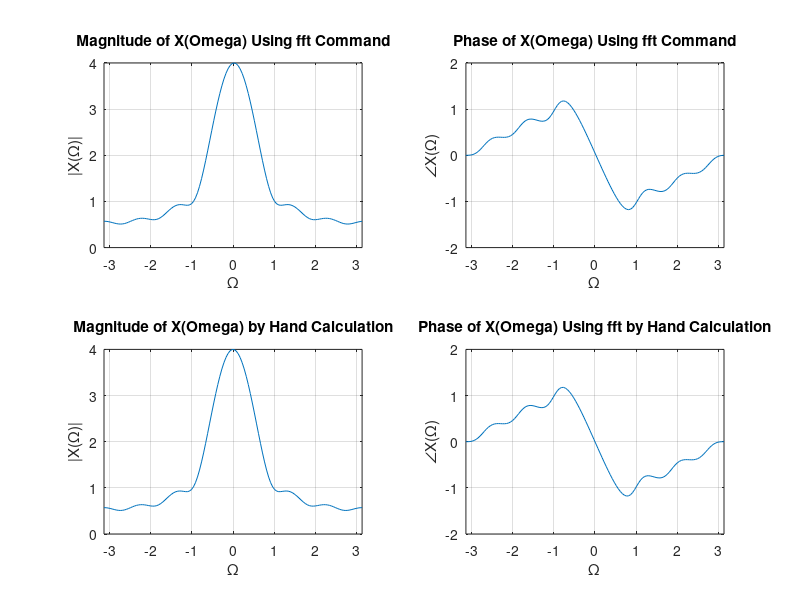
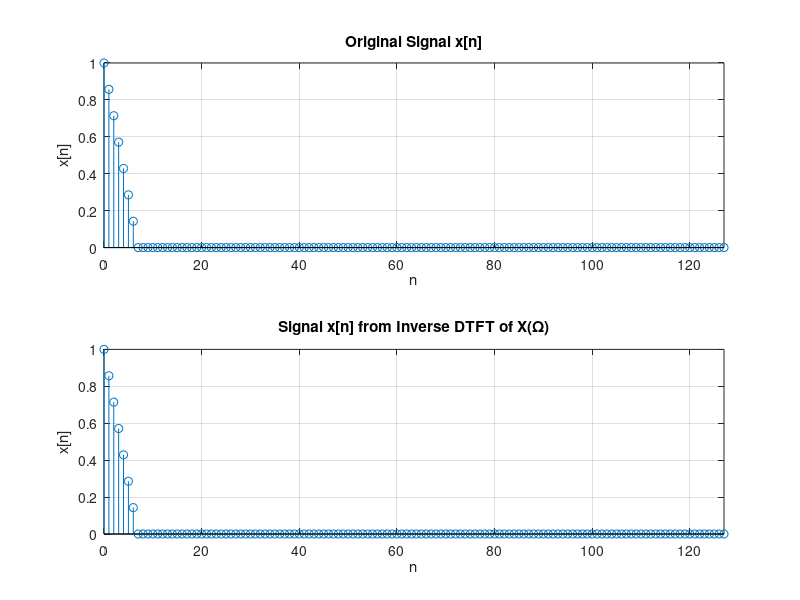

Source code (MATLAB) for these figures, in order:
% A. Discrete-Time Fourier Transform (DTFT)

% A.1

n = 0:127;
u = @(n) (n >= 0) * 1.0 .* (mod(n,1)==0);
% Signal x[n]
x = @(n) (1-n/7).*(u(n)-u(n-7));
% Compute DTFT of x[n] using fft command
X = fft(x(n));
% Center the zero frequency component
X = fftshift(X);

Omega = linspace(-pi,pi,128);

% A.2
% Compute DTFT of x[n] by hand calculation
X1 = @(Omega) (1 ...
    +   (6/7).*exp(-1*j*Omega)...
    +   (5/7).*exp(-2*j*Omega)...
    +   (4/7).*exp(-3*j*Omega)...
    +   (3/7).*exp(-4*j*Omega)...
    +   (2/7).*exp(-5*j*Omega)...
    +   (1/7).*exp(-6*j*Omega)); 

figure; 
subplot(2,2,1);
plot(Omega,abs(X));
grid;
title("Magnitude of X(\Omega) Using fft Command");
xlabel('\Omega');
ylabel('|X(\Omega)|');
axis([-pi pi 0 4]);

subplot(2,2,2);
plot(Omega,angle(X));
grid;
title("Phase of X(\Omega) Using fft Command");
xlabel('\Omega');
ylabel('\angleX(\Omega)');
axis([-pi pi -2 2]);

subplot(2,2,3);
plot(Omega,abs(X1(Omega)));
grid;
title("Magnitude of X(\Omega) by Hand Calculation");
xlabel('\Omega');
ylabel('|X(\Omega)|');
axis([-pi pi 0 4]);

subplot(2,2,4);
plot(Omega,angle(X1(Omega)));
grid;
title("Phase of X(\Omega) Using fft by Hand Calculation");
xlabel('\Omega');
ylabel('\angleX(\Omega)');
axis([-pi pi -2 2]);

% The magnitude and phase of DTFT obtained by hand calculation give
% the same result as DTFT computed from fft command from Matlab.

% A.3

% Inverse zero-frequency shift 
X = ifftshift(X); 
% Compute x[n] from inverse DTFT using ifft
x_n = ifft(X);

figure;
subplot(2, 1, 1);
stem(n, x(n));
grid;
title('Original Signal x[n]');
xlabel('n');
ylabel('x[n]');
axis([0 127 0 1]);

subplot(2, 1, 2);
stem(n,x_n);
grid;
title('Signal x[n] from Inverse DTFT of X(\Omega)');
xlabel('n');
ylabel('x[n]');
axis([0 127 0 1]);

% The obtained result is the same as signal x[n] since ifft command
% is used to computed the inverse DTFT of X(Ω).
